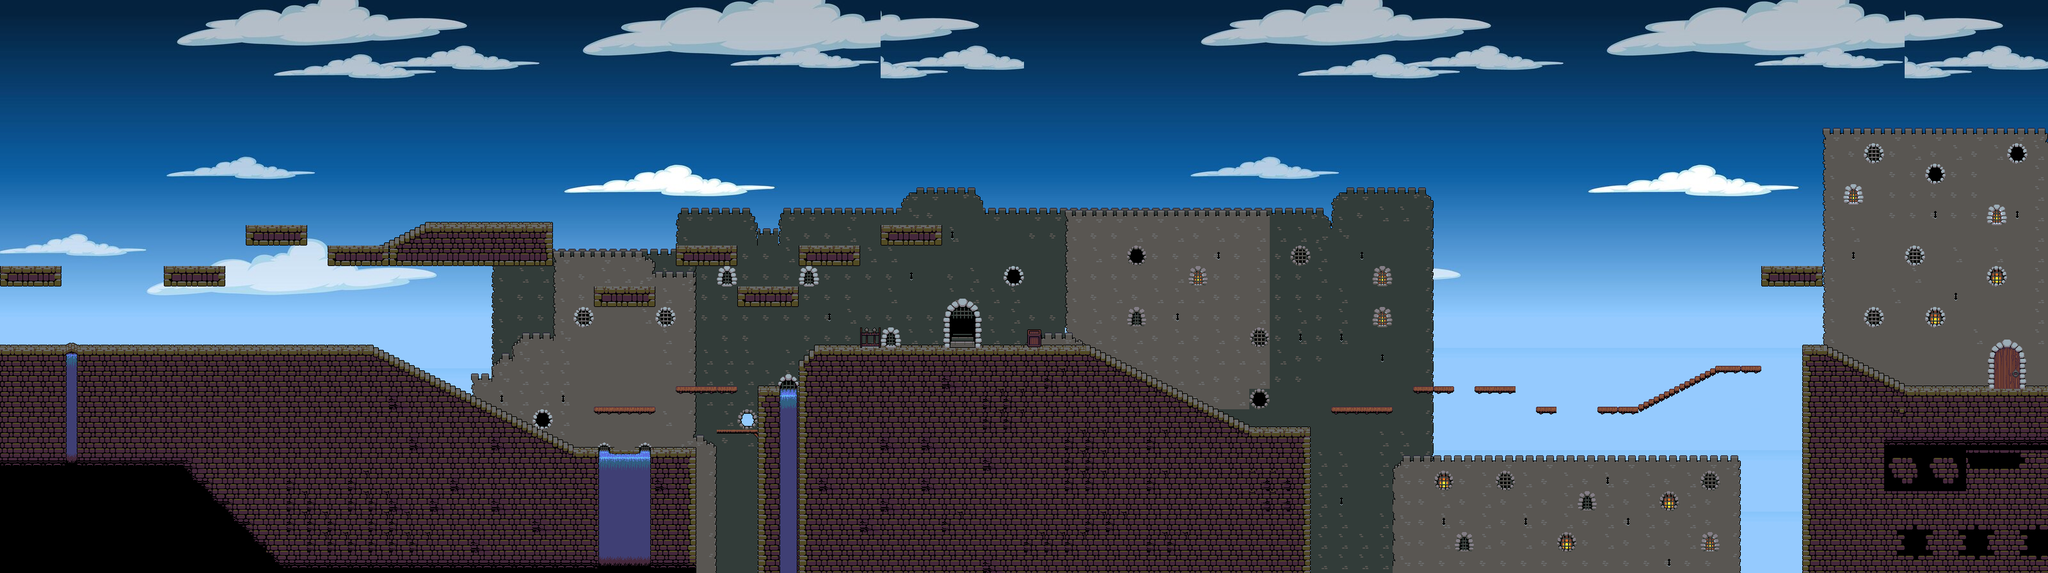

A level layout from a 2D game, rendered from its tile map. Below: a short description, then the map file with tile-grid data replaced by summaries:
An orthogonal 100x28 tile map with 32x32 px tiles, 5 tile layers (sky, wall, wall2, ground, ...), 3 tilesets.

<map version="1.10" tiledversion="1.11.0" orientation="orthogonal" renderorder="right-down" width="100" height="28" tilewidth="32" tileheight="32" infinite="0" nextlayerid="8" nextobjectid="1">
 <tileset firstgid="1" source="tile_castle_grey.tsx" />
 <tileset firstgid="226" source="blank-sky.tsx" />
 <tileset firstgid="1215" source="tile_castle_grey_v1.tsx" />
 <layer id="4" name="sky" width="100" height="28" locked="1">
  <data>[2800 cells, 2800 non-empty, 779 distinct tile ids]</data>
 </layer>
 <layer id="5" name="wall" width="100" height="28" locked="1">
  <data>[2800 cells, 513 non-empty, 23 distinct tile ids]</data>
 </layer>
 <layer id="6" name="wall2" width="100" height="28" locked="1">
  <data>[2800 cells, 484 non-empty, 17 distinct tile ids]</data>
 </layer>
 <layer id="1" name="ground" width="100" height="28">
  <data>[2800 cells, 859 non-empty, 79 distinct tile ids]</data>
 </layer>
 <layer id="7" name="objects" width="100" height="28" locked="1">
  <data>[2800 cells, 80 non-empty, 34 distinct tile ids]</data>
 </layer>
</map>